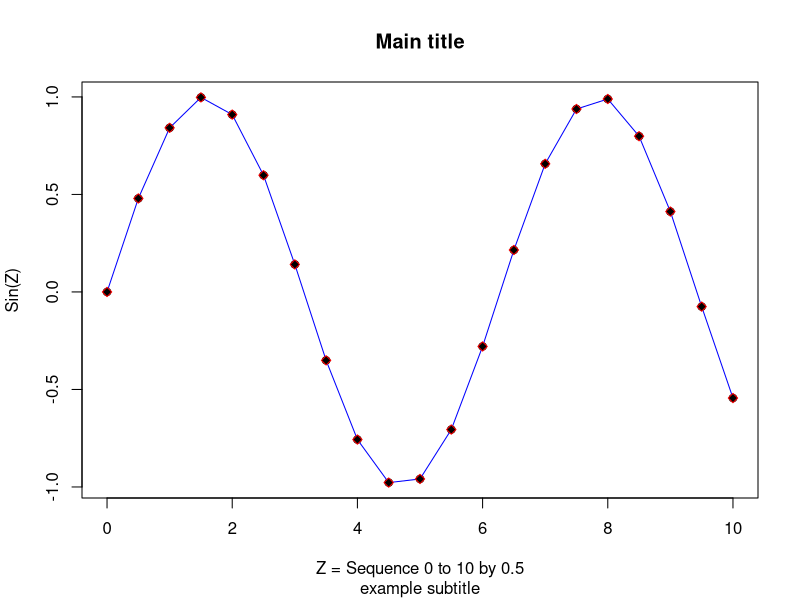
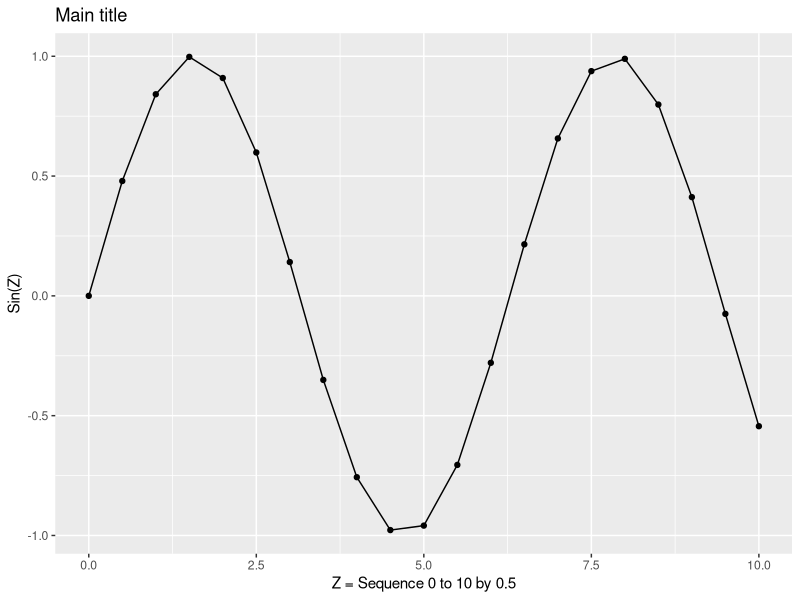

Reproduce these figures in R, in order.
# ========================================
# Complete R Script for R Workshop 01
# part 2 run within RStudio
# ========================================

# ========================================
# type in math commands
# ========================================

2 + 2
3 + (4*8)
3 + 4*8
6 + (8**2)
12^2
pi
4 * pi

# ========================================
# create some objects
# ========================================
# create x which had 1 numeric value

x <- 3 * 5
x

# create y which is a numeric (integer) vector
# with 12 elements

y <- 1:12
y

# create z a numeric vector
# containing a sequence of numbers from
# 0 to 10 in units of 0.5

z <- seq(0,10,.5)

# the above code can also be done with the
# explict function arguments defined
# see the examples in help(seq)

z <- seq(from=0, to=10, by=0.5)

# create new object sinz which is a numeric
# vector now containing the sin (sine function) 
# of the z values

sinz <- sin(z)

# ========================================
# while you can see information about each of these
# objects in the Global Environment (top right)
# of the RStudio window, the function length()
# is useful for determining how many elements are
# in a given vector/data object.
# ========================================

length(x)
length(y)
length(z)
length(sinz)

# ========================================
# other functions that are helpful for finding
# out about data objects is the str() "structure"
# function and the class() function.
# ========================================

str(y)
class(y)
str(z)
class(z)

# ========================================
# so, what happens when we mix different kinds
# of data inside a vector.
# these first 3 vectors each have elements that 
# are all the same type.
# a1 is numeric
# a2 is character
# a3 is logical
# a4 is mixed numeric, character and logical
#    so R sets all to the best option
#    so a4 becomes all character type
# a5 is also mixed but only numeric and logical
#    In this case, the logical values are converted
#    to numeric and TRUE becomes 1 and FALSE becomes 0
# ========================================

a1 <- c(1,2,3,4,10,11,12,13)
a2 <- c('a','g','f','r','t','s')
a3 <- c(TRUE,FALSE,TRUE,TRUE,FALSE)
a4 <- c(1,2,'a','b',TRUE,FALSE)
a5 <- c(1,2,3,4,TRUE,FALSE)

# use the class() function to investigate these further

class(a1)
class(a2)
class(a3)
class(a4)
class(a5)

# ========================================
# so we've learned about small data objects
# but ultimately we'll be working with a 
# large dataset with numerous variables of
# different types. In R these datasets are
# called data frames. We can create one
# using the data.frame() function. Let's
# combine y which contains numbers from 1 to 12
# with the abbreviations and names of the months.
# ========================================

df1 <- data.frame(y, month.name, month.abb)

# since this is a small dataset we can
# look at in the console - just type the
# object name.

df1

# we can also View() the dataset in the viewer.
# you can also click on the little square table
# to the right of the object in the Global 
# Envionment window top right and the viewer
# will also open up.

View(df1)

# ========================================
# Installing a package
# let's try adding in some additional
# functionality into R. We'll install
# the ggplot2 package using the 
# install.packages() function and then load
# the ggplot2 package using the library()
# function.
# ========================================

install.packages("ggplot2")
library(ggplot2)
help(package="ggplot2")

# ========================================
# here are the plotting commands we used
# earlier. these are all available in the
# base R package.
# ========================================

plot(z, sinz,
     xlab = 'Z = Sequence 0 to 10 by 0.5',
     ylab = 'Sin(Z)',main='Main title',
     sub = 'example subtitle')
lines(z, sinz, col = 'blue')
points(z, sinz, pch = 23, col = 'red', bg = 'black')

# ========================================
# However, now that we've added ggplot2
# we can now use the qplot() function
# to do a "quick plot."
# ========================================

qplot(z, sinz,
      geom = c("point", "line"),
      xlab = 'Z = Sequence 0 to 10 by 0.5',
      ylab = 'Sin(Z)',
      main = 'Main title')

# ========================================
# It is a good idea when collaborating
# and sharing your code with others to take
# a snapshot of your computer system and your
# specific R environment and session settings.
# you can do this using the sessionInfo()
# function. Here is mine.
# ========================================

sessionInfo()